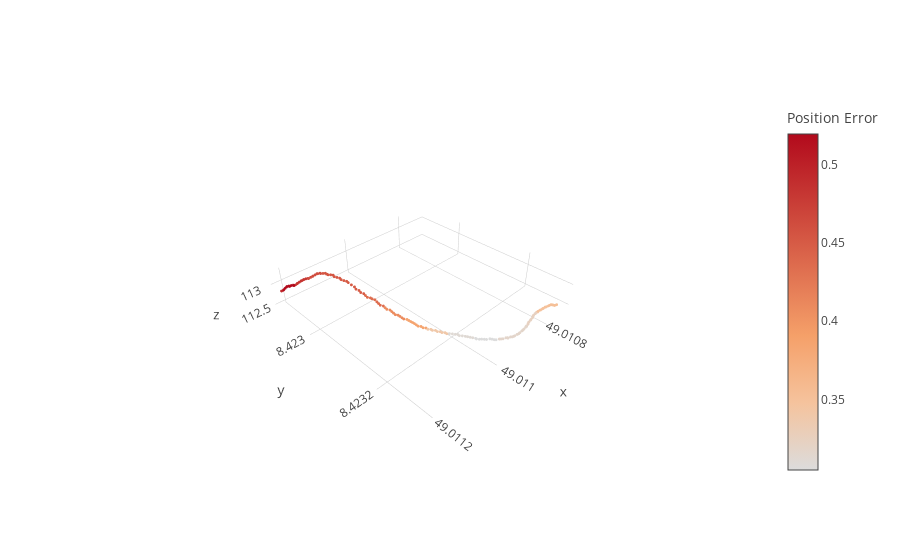

The code cell stored with this chart in its notebook:
### Code cell
# position
ply.iplot(dict(
    data=[go.Scatter3d(x=df.lat, y=df.lon, z=df.alt, mode="markers",
                     marker=dict(color=df.posacc, showscale=True, size=1, colorbar=dict(title="Position Error")))],
    layout=dict(
        scene=dict(aspectratio=dict(x=1,y=1,z=0.2))
    )
))

### Figure 1 — Plotly figure (JSON) as saved in the notebook; plotly's stock layout.template omitted (floating-point values rounded to 4 significant figures; data arrays with more than 128 entries replaced by an {"elided": "..."} marker saying what was removed)
{"data": [{"marker": {"color": {"elided": "154 float values"}, "colorbar": {"title": {"text": "Position Error"}}, "showscale": true, "size": 1}, "mode": "markers", "type": "scatter3d", "uid": "7d9154ab-bd7a-4f70-9e15-e9b9eca818c1", "x": {"elided": "154 float values"}, "y": {"elided": "154 float values"}, "z": {"elided": "154 float values"}}], "layout": {"scene": {"aspectratio": {"x": 1, "y": 1, "z": 0.2}}}}
